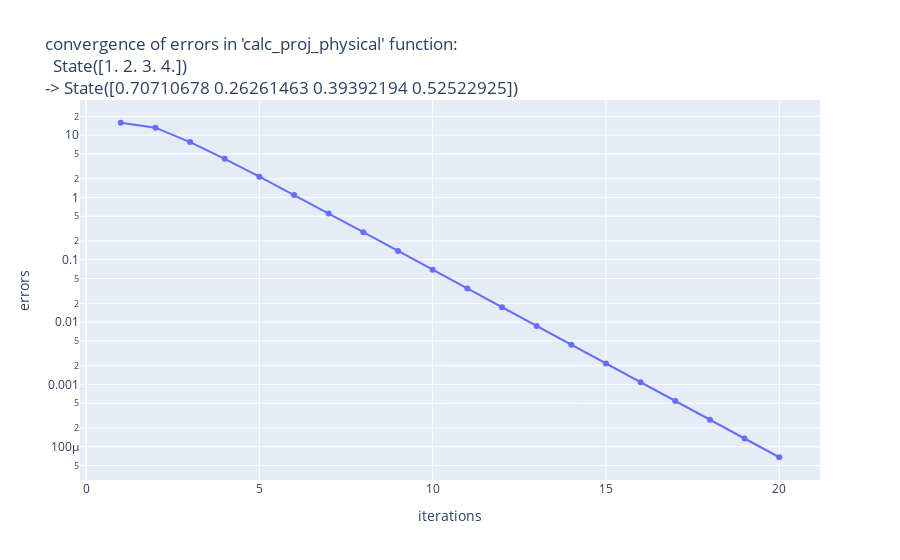

Source (notebook cell):
### Code cell
import plotly.graph_objects as go

# show figure
num_data = list(range(1, len(history["x"])))
trace = go.Scatter(x=num_data, y=history["error_value"], mode='lines+markers')
data = [trace]
title = f"convergence of errors in 'calc_proj_physical' function:<br>  State({orig.to_stacked_vector()})<br>-> State({proj.to_stacked_vector()})"
layout = go.Layout(title=title, xaxis_title_text="iterations", yaxis_title_text="errors", yaxis_type="log")
fig = go.Figure(data=data, layout=layout)
fig.show()

### Figure 1 — Plotly figure (JSON) as saved in the notebook; plotly's stock layout.template omitted (floating-point values rounded to 4 significant figures)
{"data": [{"mode": "lines+markers", "type": "scatter", "x": [1, 2, 3, 4, 5, 6, 7, 8, 9, 10, 11, 12, 13, 14, 15, 16, 17, 18, 19, 20], "y": [15.79, 13.17, 7.744, 4.162, 2.153, 1.095, 0.5519, 0.2771, 0.1388, 0.06948, 0.03476, 0.01738, 0.008693, 0.004347, 0.002173, 0.001087, 0.0005434, 0.0002717, 0.0001358, 6.792e-05]}], "layout": {"title": {"text": "convergence of errors in 'calc_proj_physical' function:<br>  State([1. 2. 3. 4.])<br>-> State([0.70710678 0.26261463 0.39392194 0.52522925])"}, "xaxis": {"title": {"text": "iterations"}}, "yaxis": {"title": {"text": "errors"}, "type": "log"}}}
